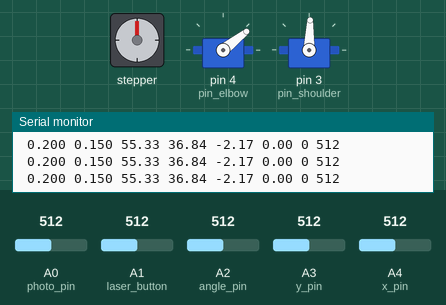
Recording of a sketch running on a simulated Arduino Uno, built with avr-gcc and run on an emulated ATmega328P. Shown: stepper motor, 2 × servo, the last lines printed to the serial monitor. Wiring (inferred from the names in the program): stepper motor (200 steps per turn assumed): coils pin 8, pin 9, pin 10, pin 11; 2 × servo: signal pin 4 / signal pin 3. Inputs (shaded band) come from the test bench; at power-on: A4 (x_pin) = 512, A2 (angle_pin) = 512, A0 (photo_pin) = 512, A1 (laser_button) = 512, A3 (y_pin) = 512. Servo pulses on a pin are drawn as a servo (544–2400 µs = 0–180°).

Above: at 1.2 s.
1.3 s: A4 (x_pin) set to 665
3.0 s: A4 (x_pin) set to 690
At 3.75 s:
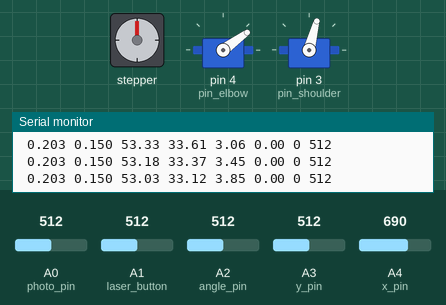
6.0 s: A2 (angle_pin) set to 351
At 7.7 s:
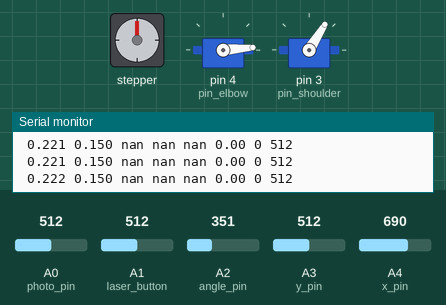
9.0 s: A2 (angle_pin) set to 325
At 9.9 s:
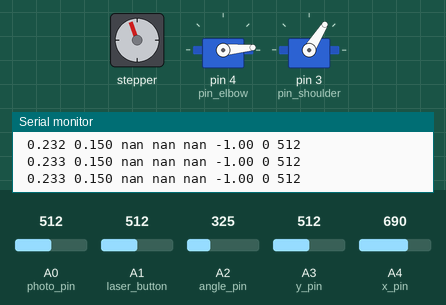
12.0 s: A0 (photo_pin) set to 490
At 12.59 s:
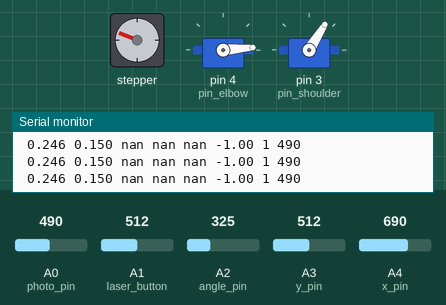
15.0 s: A2 (angle_pin) set to 716
Timing chart, 0 to 21.5 s (numbered marks = the images above; inputs shaded):
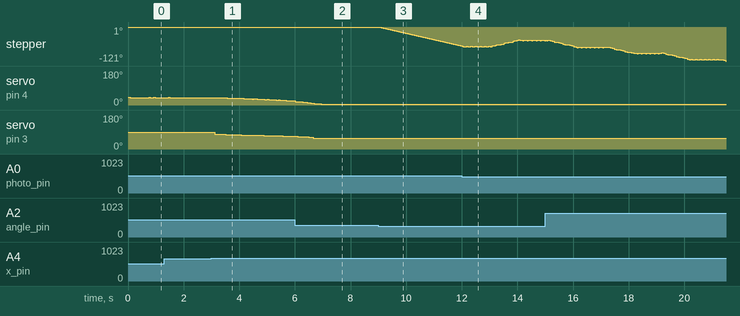

Measured:
- the behaviour switches between 681 and 682 on A4 (x_pin) (found by bisection; images 0 and 1)
- the behaviour switches between 341 and 340 on A2 (angle_pin) (found by bisection; images 2 and 3)
- after the input at 3.0 s, servo on pin 3 (pin_shoulder): moves from 88° to 67° over 2.4 s, starting after 0.11 s
- after the input at 9.0 s, stepper: keeps turning counter-clockwise at about 23°/s, starting after 0.10 s

The sketch:

ENME351_Lab9_test.ino
```cpp
#include <math.h>

#define X_MAX .3
#define X_MIN .1
#define Y_MAX .3
#define Y_MIN 0
#define L1 .132
#define L2 .1315

#define BLUE 12
#define YELLOW 11
#define PINK 10
#define ORANGE 9

#define ON 1
#define OFF 0

//Pin and Input definitions
int new_pot_x;
int curr_pot_x = 0;
int x_pin = A4;

int new_pot_y;
int curr_pot_y = 0;
int y_pin = A3;

int pot_angle;
int angle_pin = A2;

int photo_pin = A0;

int laser_state = OFF;
int laser_button = A1;

int pin_shoulder = 3;
int pin_elbow = 4;
int pin_effector = 5;
int pin_laser = 8;

int stepper_blue = 12;
int stepper_pink = 10;
int stepper_yellow = 11;
int stepper_orange = 9;

int stepper_state = BLUE;

//Setting initial values
float x_coord = (X_MAX + X_MIN)/2;
float y_coord = (Y_MAX + Y_MIN)/2;
float angle_direction = 0;

float shoulder_pos = 1500;
float elbow_pos = 1500;
float effector_pos = 1500;

float L3;
float new_b;
float gamma;
float new_alpha;
float curr_b = 53;
float curr_alpha = 65;

//Various timers
long curr_time; //Overall time
long prev_time = 0;
long overall_time = 0;

long curr_laser_time; //Controls speed at which laser can switch
long prev_laser_time = 0;

bool elbow_updated = true;
bool shoulder_updated = true;
bool effector_updated = true;

void setup() {
  //Pin inputs
  pinMode(x_pin, INPUT);
  pinMode(y_pin, INPUT);
  pinMode(angle_pin, INPUT);
  pinMode(laser_button, INPUT);
  pinMode(photo_pin, INPUT);

  //Pin outputs
  pinMode(pin_shoulder, OUTPUT);
  pinMode(pin_elbow, OUTPUT);

  pinMode(pin_laser, OUTPUT);

  pinMode(stepper_blue, OUTPUT);
  pinMode(stepper_yellow, OUTPUT);
  pinMode(stepper_orange, OUTPUT);
  pinMode(stepper_pink, OUTPUT);

  Serial.begin(9600);
}

void loop() {
  //Read and process positional inputs
  new_pot_x = analogRead(x_pin);
  new_pot_y = analogRead(y_pin);
  pot_angle = analogRead(angle_pin);
  x_coord += (map(new_pot_x, 0.0, 1023.0, -1.0, 2.0))/5000.0;
  y_coord += (map(new_pot_y, 0.0, 1023, -1.0, 2.0))/5000.0;
  angle_direction = map(pot_angle, 0, 1023, -1, 2);

  //Checking valid inputs
  if (x_coord > X_MAX) {
    x_coord = X_MAX;
  } else if (x_coord < X_MIN) {
    x_coord = X_MIN;
  }

  if (y_coord > Y_MAX) {
    y_coord = Y_MAX;
  } else if (y_coord < Y_MIN) {
    y_coord = Y_MIN;
  }

  //Inverse kinematics to find needed arm angles
  L3 = sqrt(pow(x_coord, 2) + pow(y_coord, 2));
  new_b = acos((pow(L3, 2) - pow(L2, 2) - pow(L1, 2)) / (2 * L1 * L2));
  gamma = PI - new_b;
  new_alpha = atan(y_coord/x_coord) + asin(sin(gamma)*L1/L3);

  new_b *= (4068.0/71.0);
  new_alpha *= (4068.0/71.0);

  //Move stepper
  move_stepper();

  //Updating laser pointer
  change_laser();

  //Data output for processing GUI
  Serial.print(x_coord, 3);

  Serial.print(" ");
  Serial.print(y_coord, 3);

  Serial.print(" ");
  Serial.print(new_alpha);

  Serial.print(" ");
  Serial.print(new_b);

  Serial.print(" ");
  Serial.print(90 - new_alpha - new_b);

  Serial.print(" ");
  Serial.print(angle_direction);

  Serial.print(" ");
  Serial.print(laser_state);

  Serial.print(" ");
  Serial.println(analogRead(photo_pin));

  //Setup for servo actuation
  //Shoulder and effector servos set to false if no movement to prevent stuttering
  if (new_alpha == curr_alpha && new_alpha == curr_alpha &&
      new_b == curr_b && new_b == curr_b) {
    shoulder_updated = true;
    effector_updated = true;
    elbow_updated = false;
  } else {
    shoulder_updated = false;
    effector_updated = false;
    elbow_updated = false;
  }

  //Ensuring code runs every 20ms for servo pulse width
  Serial.print(" ");
  curr_time = micros();
  delayMicroseconds(20000 - (curr_time - overall_time));
  overall_time = micros();

  //Determining signal lengths for all 3 servos
  effector_pos = curr_alpha - curr_b;
  shoulder_pos = map(curr_alpha, 0.0, 180.0, 500, 2500.0);
  elbow_pos = map(curr_b, 0.0, 180.0, 300.0, 2300.0);
  effector_pos = map(90 - effector_pos, 0, 180, 300, 2300);

  //Starting servo PWM signals
  digitalWrite(pin_shoulder, HIGH);
  digitalWrite(pin_elbow, HIGH);
  digitalWrite(pin_effector, HIGH);
  prev_time = micros();
  curr_time = micros();

  //Looping till all servos updated
  while (!elbow_updated || !shoulder_updated || !effector_updated) {
    //Checking for proper pulse width on elbow
    if (curr_time - prev_time > elbow_pos && !elbow_updated) {
      digitalWrite(pin_elbow, LOW);
      elbow_updated = true;
    }

    //Checking for proper pulse width on shoulder
    if (curr_time - prev_time > shoulder_pos && !shoulder_updated) {
      digitalWrite(pin_shoulder, LOW);
      shoulder_updated = true;
    }

//Checking for proper pulse width on effector
    if (curr_time - prev_time > effector_pos && !effector_updated) {
      digitalWrite(pin_effector, LOW);
      effector_updated = true;
    }

    curr_time = micros();
  }

  //Don't update actuated values if invalid
  if (!isnan(new_alpha) && !isnan(new_b)) {
    curr_b = new_b;
    curr_alpha = new_alpha;
  }
}

void adjust_servos() {

}

void move_stepper() {
  //Move CCW
  if (angle_direction > 0) {
    if (stepper_state == BLUE) {
      digitalWrite(stepper_blue, LOW);
      digitalWrite(stepper_yellow, LOW);
      digitalWrite(stepper_pink, HIGH);
      digitalWrite(stepper_orange, LOW);

      stepper_state = PINK;
    } else if (stepper_state == PINK) {
      digitalWrite(stepper_blue, LOW);
      digitalWrite(stepper_yellow, HIGH);
      digitalWrite(stepper_pink, LOW);
      digitalWrite(stepper_orange, LOW);

      stepper_state = YELLOW;
    } else if (stepper_state == YELLOW) {
      digitalWrite(stepper_blue, LOW);
      digitalWrite(stepper_yellow, LOW);
      digitalWrite(stepper_pink, LOW);
      digitalWrite(stepper_orange, HIGH);

      stepper_state = ORANGE;
    } else {
      digitalWrite(stepper_blue, HIGH);
      digitalWrite(stepper_yellow, LOW);
      digitalWrite(stepper_pink, LOW);
      digitalWrite(stepper_orange, LOW);

      stepper_state = BLUE;
    }
  } else if (angle_direction < 0) { //Move CW
    if (stepper_state == BLUE) {
      digitalWrite(stepper_blue, LOW);
      digitalWrite(stepper_yellow, LOW);
      digitalWrite(stepper_pink, HIGH);
      digitalWrite(stepper_orange, LOW);

      stepper_state = ORANGE;
    } else if (stepper_state == PINK) {
      digitalWrite(stepper_blue, LOW);
      digitalWrite(stepper_yellow, HIGH);
      digitalWrite(stepper_pink, LOW);
      digitalWrite(stepper_orange, LOW);

      stepper_state = BLUE;
    } else if (stepper_state == YELLOW) {
      digitalWrite(stepper_blue, LOW);
      digitalWrite(stepper_yellow, LOW);
      digitalWrite(stepper_pink, LOW);
      digitalWrite(stepper_orange, HIGH);

      stepper_state = PINK;
    } else {
      digitalWrite(stepper_blue, HIGH);
      digitalWrite(stepper_yellow, LOW);
      digitalWrite(stepper_pink, LOW);
      digitalWrite(stepper_orange, LOW);

      stepper_state = YELLOW;
    }
  }
}

void change_laser() {
  curr_laser_time = micros();

  //Throttle laser changing to once per second and require low ambient light
  if (analogRead(laser_button) > 256 && curr_laser_time - prev_laser_time > 1000000 && analogRead(photo_pin) < 500) {
    if (laser_state == ON) {
      laser_state = OFF;
      digitalWrite(pin_laser, LOW);
    } else {
      laser_state = ON;
      digitalWrite(pin_laser, HIGH);
    }

    prev_laser_time = curr_laser_time;
  }
}
```
